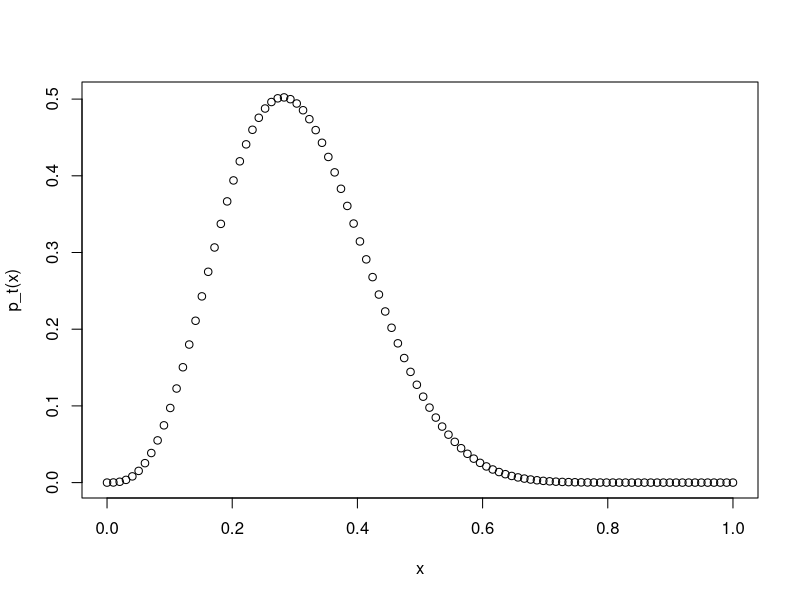

Generate this figure with R:
## ---- chunk 1
p_t = function(x){140*x^3*(1-x)^13 + 1400*x^4*(1-x)^12+6300*x^5*(1-x)^11}
x = seq(0, 1, length.out=100); plot(x,p_t(x))
